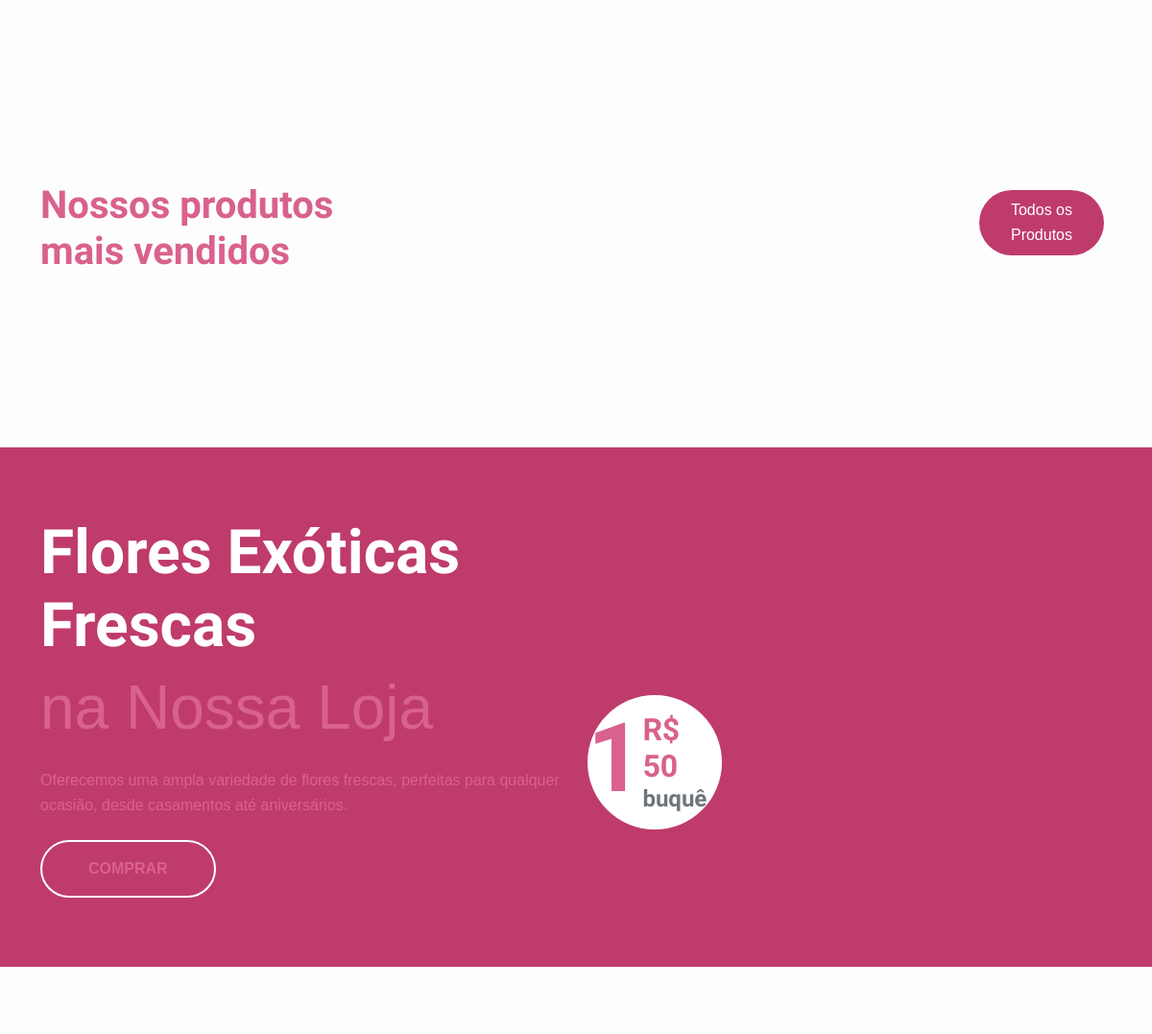
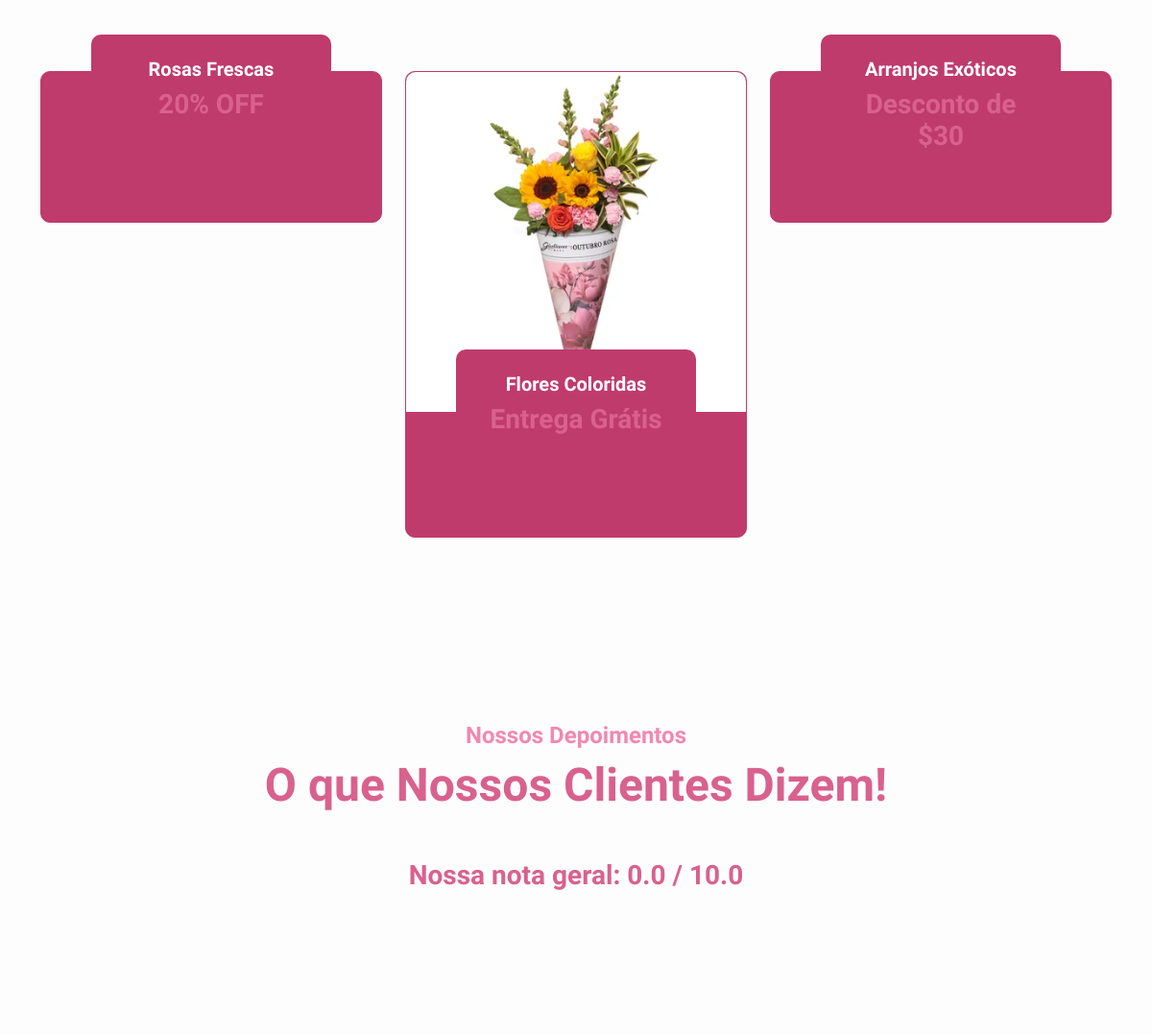
Page /Floricultura/index.php (middle part) on the earlier database version (2 pictures, top to bottom).
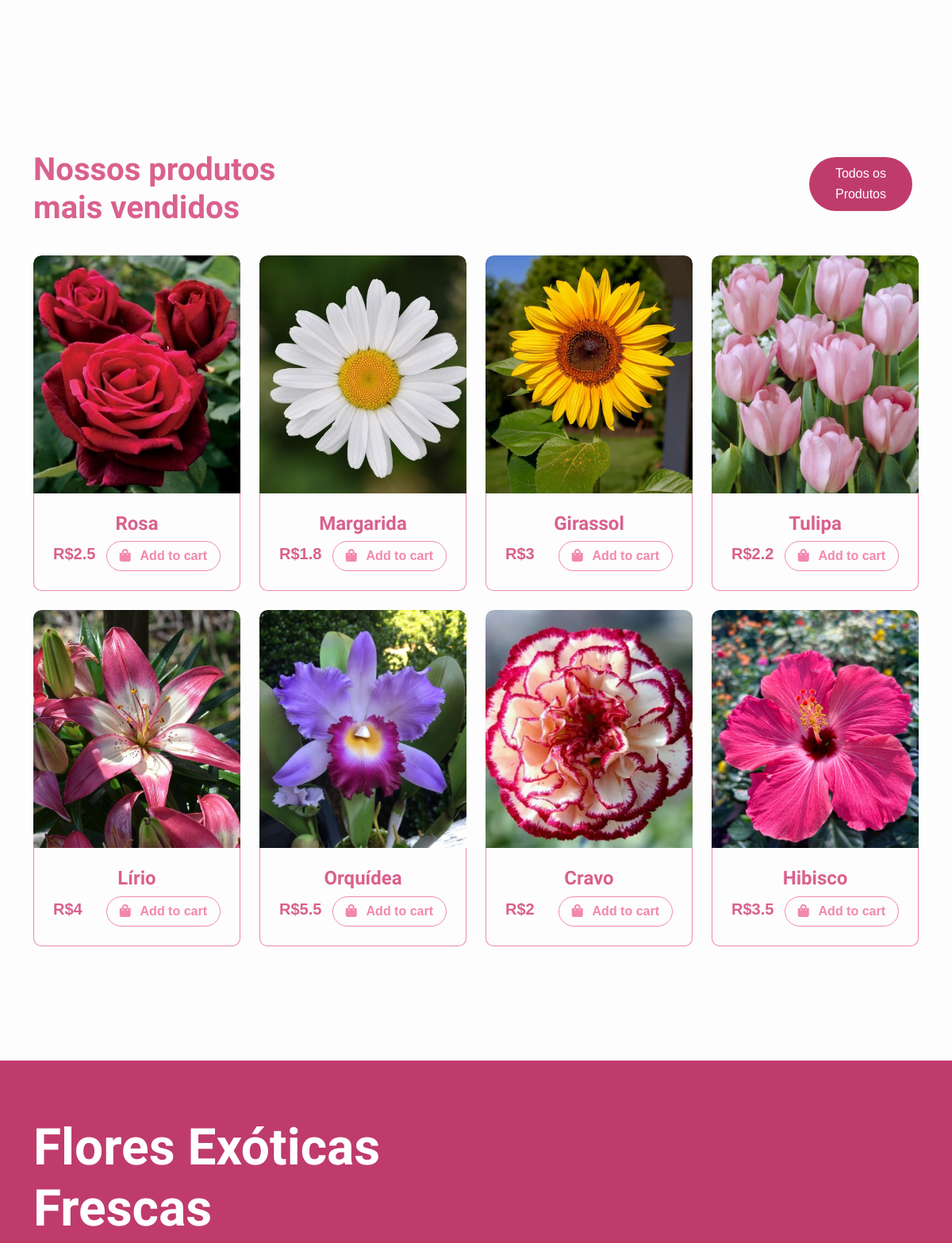
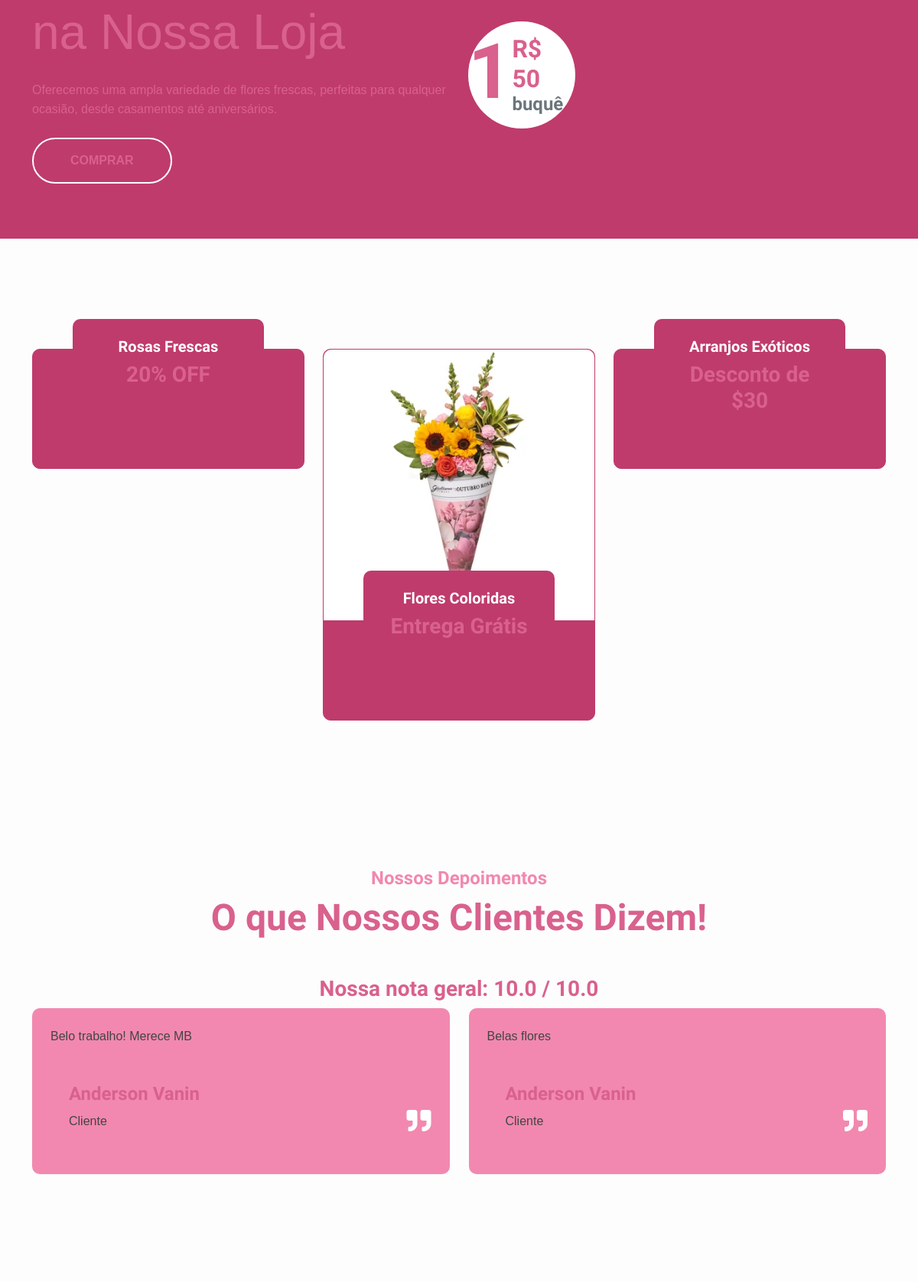
Same page on the later database version (2 pictures, top to bottom).
### tables this page shows
CREATE TABLE `estoque_flores` (
  `id_flor` int(11) NOT NULL,
  `nome_flor` varchar(128) DEFAULT NULL,
  `quantidade_flor` int(11) DEFAULT NULL,
  `preco_flor` float DEFAULT NULL,
  `imagem_flor` varchar(100) DEFAULT NULL
);

CREATE TABLE `comentarios` (
  `id_comentario` int(11) NOT NULL,
  `conteudo` varchar(520) DEFAULT NULL,
  `id_cliente` int(11) DEFAULT NULL,
  `nota` int(11) DEFAULT NULL
);

CREATE TABLE `cadastro_cliente` (
  `id_cliente` int(11) NOT NULL,
  `cpf_cliente` varchar(14) NOT NULL,
  `telefone_cliente` varchar(14) DEFAULT NULL,
  `nome_cliente` varchar(128) DEFAULT NULL,
  `email_cliente` varchar(128) DEFAULT NULL,
  `senha_cliente` varchar(64) DEFAULT NULL,
  `tipo` enum('cliente','vendedor','administrador') NOT NULL DEFAULT 'cliente'
);

### Floricultura/index.php (the view, shortened to what the changed rows need)
<?php
    include 'menu.php';
?>
    <div class="container-fluid fruite py-5">
        <div class="container py-5">
            <div class="tab-class text-center">
                <div class="row g-4">
                    <div class="col-lg-4 text-start">
                        <h1>Nossos produtos mais vendidos</h1>
                    </div>
                </div>
                <div class="tab-content">
                    <div id="tab-1" class="tab-pane fade show p-0 active">
                        <div class="row g-4">
                            <div class="col-lg-12">
                                <div class="row g-4">
                                    <?php
                                        $sql = "SELECT * FROM estoque_flores LIMIT 8";
                                        $consulta = $conexao->query($sql);
                                        while($dados = $consulta->fetch_assoc()){
                                            echo "<div class='col-md-6 col-lg-4 col-xl-3'>
                                                <div class='rounded position-relative fruite-item'>
                                                    <div class='fruite-img'>";
                                        echo "<img src='".$dados['imagem_flor']."' class='img-fluid w-100 rounded-top' alt=''>";
                                        echo "</div>";
                                        echo "<div class='p-4 border border-secondary border-top-0 rounded-bottom'>
                                                <h4>".$dados['nome_flor']."</h4>";
                                        echo "<div class='d-flex justify-content-between flex-lg-wrap'>
                                                <p class='text-dark fs-5 fw-bold mb-0'> R$".$dados['preco_flor']."</p>";
                                        echo "<a href='cart.php'
                                                class='btn border border-secondary rounded-pill px-3 text-primary'><i
                                                   class='fa fa-shopping-bag me-2 text-primary'></i> Add to
                                                cart</a>
                                        </div>
                                    </div>
                                </div>
                            </div>";
                                        }
                                    ?>
                                </div>
                            </div>
                        </div>
                    </div>
                </div>
            </div>
        </div>
    </div>
    <div class="container-fluid banner bg-secondary my-5">
        <div class="container py-5">
            <div class="row g-4 align-items-center">
                <div class="col-lg-6">
                    <div class="py-4">
                        <h1 class="display-3 text-white">Flores Exóticas Frescas</h1>
                    </div>
                </div>
                <div class="col-lg-6">
                    <div class="position-relative">
                        <div class="d-flex align-items-center justify-content-center bg-white rounded-circle position-absolute"
                            style="width: 140px; height: 140px; top: 0; left: 0;">
                            <h1 style="font-size: 100px;">1</h1>
                        </div>
                    </div>
                </div>
            </div>
        </div>
    </div>
    <?php
    $sql = "SELECT c.conteudo, c.nota, u.nome_cliente
            FROM comentarios c
            JOIN cadastro_cliente u ON c.id_cliente = u.id_cliente";
    $result = mysqli_query($conexao, $sql);
    $totalNotas = 0;
    $totalComentarios = 0;
    if (mysqli_num_rows($result) > 0) {
        while ($row = mysqli_fetch_assoc($result)) {
            $totalNotas += $row['nota'];
            $totalComentarios++;
        }
        $mediaNotas = $totalComentarios > 0 ? $totalNotas / $totalComentarios : 0;
    } else {
        $mediaNotas = 0;
    }
?>
<div class="container-fluid testimonial py-5">
    <div class="container py-5">
        <div class="testimonial-header text-center">
            <h4 class="text-primary">Nossos Depoimentos</h4>
            <h1 class="display-5 mb-5 text-dark">O que Nossos Clientes Dizem!</h1>
            <h3 class="text-center">Nossa nota geral: <?php echo number_format($mediaNotas, 1); ?> / 10.0</h3>
        </div>
        <div class="owl-carousel testimonial-carousel">
            <?php
                mysqli_data_seek($result, 0);
                while ($row = mysqli_fetch_assoc($result)) {
            ?>
                <div class="testimonial-item img-border-radius bg-light rounded p-4">
                    <div class="position-relative">
                        <i class="fa fa-quote-right fa-2x text-secondary position-absolute"
                            style="bottom: 30px; right: 0;"></i>
                        <div class="mb-4 pb-4 border-bottom border-secondary">
                            <p class="mb-0"><?php echo $row['conteudo']; ?></p>
                        </div>
                        <div class="d-flex align-items-center flex-nowrap">
                            <div class="ms-4 d-block">
                                <h4 class="text-dark"><?php echo $row['nome_cliente']; ?></h4>
                                <p class="m-0 pb-3">Cliente</p>
                                <div class="d-flex pe-5">
                                    <?php
                                        for ($i = 0; $i < 5; $i++) {
                                            if ($i < $row['nota']) {
                                                echo '<i class="fas fa-star text-primary"></i>';
                                            } else {
                                                echo '<i class="fas fa-star"></i>';
                                            }
                                        }
                                    ?>
                                </div>
                            </div>
                        </div>
                    </div>
                </div>
            <?php } ?>
        </div>
    </div>
</div>
</body>
</html>

Differences in the rows shown:
added estoque_flores: imagem_flor (picture), nome_flor "Rosa", preco_flor "2.5"
added estoque_flores: imagem_flor (picture), nome_flor "Margarida", preco_flor "1.8"
added estoque_flores: imagem_flor (picture), nome_flor "Girassol", preco_flor "3"
added estoque_flores: imagem_flor (picture), nome_flor "Tulipa", preco_flor "2.2"
added estoque_flores: imagem_flor (picture), nome_flor "Lírio", preco_flor "4"
added estoque_flores: imagem_flor (picture), nome_flor "Orquídea", preco_flor "5.5"
added estoque_flores: imagem_flor (picture), nome_flor "Cravo", preco_flor "2"
added estoque_flores: imagem_flor (picture), nome_flor "Hibisco", preco_flor "3.5"
added comentarios: conteudo "Belo trabalho! Merece MB", id_cliente.nome_cliente "Anderson Vanin", nota 10 (drawn)
added comentarios: conteudo "Belas flores", id_cliente.nome_cliente "Anderson Vanin", nota 10 (drawn)
Other differences:
$mediaNotas: "0.0" → "10.0"
